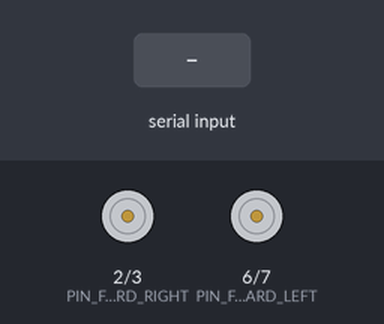
The sketch below on a simulated Arduino Mega 2560, built with avr-gcc and run on an emulated ATmega2560. On the bench: motor-driver pin pairs drawn as motors (green arrow = first pin HIGH = forward, orange = second pin HIGH = backward, longer = more drive, scaled by the enable pin). The test bench sets the inputs (shaded band).

Above: at 1.2 s.
1.3 s: "w" received over the second serial link
At 2.2 s:
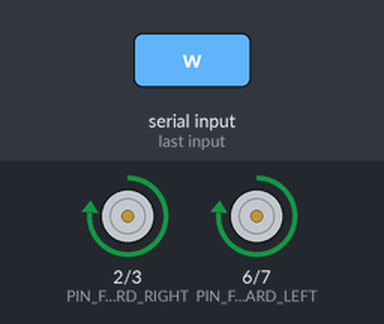
2.8 s: "s" received over the second serial link
At 3.4 s:
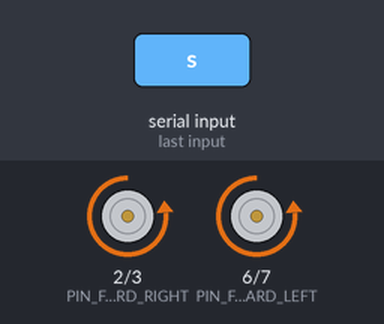
4.3 s: "a" received over the second serial link
At 5.5 s:
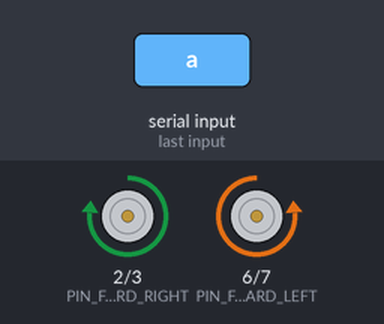
5.8 s: "d" received over the second serial link
At 6.9 s:
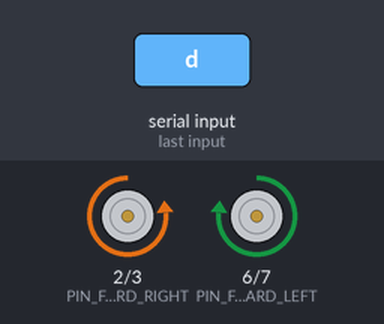
7.3 s: "1" received over the second serial link
At 8.0 s:
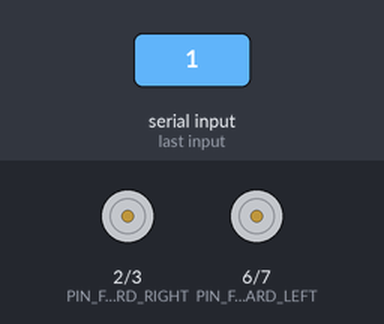
Timing chart, 0 to 9.8 s (numbered marks = the images above; inputs shaded):
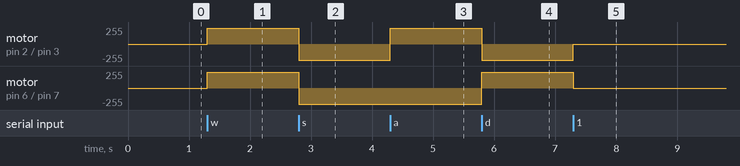

Measured:
- after the input at 1.3 s, motor on pin 2 (PIN_FORWARD_RIGHT) / pin 3 (PIN_REVERSE_RIGHT), motor on pin 6 (PIN_FORWARD_LEFT) / pin 7 (PIN_REVERSE_LEFT): stopped → forward 240/255 at once
- after the input at 2.8 s, motor on pin 2 (PIN_FORWARD_RIGHT) / pin 3 (PIN_REVERSE_RIGHT), motor on pin 6 (PIN_FORWARD_LEFT) / pin 7 (PIN_REVERSE_LEFT): forward 240/255 → backward 240/255 at once
- after the input at 4.3 s, motor on pin 2 (PIN_FORWARD_RIGHT) / pin 3 (PIN_REVERSE_RIGHT): backward 240/255 → forward 240/255 at once
- after the input at 5.8 s, motor on pin 2 (PIN_FORWARD_RIGHT) / pin 3 (PIN_REVERSE_RIGHT): forward 240/255 → backward 240/255 at once; motor on pin 6 (PIN_FORWARD_LEFT) / pin 7 (PIN_REVERSE_LEFT): backward 240/255 → forward 240/255 at once
- after the input at 7.3 s, motor on pin 2 (PIN_FORWARD_RIGHT) / pin 3 (PIN_REVERSE_RIGHT): backward 240/255 → stopped at once; motor on pin 6 (PIN_FORWARD_LEFT) / pin 7 (PIN_REVERSE_LEFT): forward 240/255 → stopped at once

The sketch:

RSATank.ino
```cpp
/*
 * Please do not change the pin numbers, feel free to change the name of the constants!
 */

/*
 * This function runs once and we have already implemented everything needed
 * for the motors and the starting sensors. Be careful if you add/remove any
 * hardware. If you need more information please check:
 *
 * https://www.arduino.cc/reference/en/language/structure/sketch/setup/
 */
void setup ()
{
  MotorSetup();
  SonarSetup();
  OpticalSetup();
  CommunicationSetup();
}

/*
 * Put the code here that you want to run repeatedly.
 */
void loop ()
{
  CommunicationUpdate();
//  CommunicationCheck();
}
```

Communication.ino
```cpp
/*
 * Pins used for the bluetooth communication
 */

const uint8_t DEF_MAX_SPEED = 240;

void MotorSpeed (char key);

// Setting up the pins related to the bluetooth module and start the Serial.
void CommunicationSetup (void)
{
  Serial1.begin(57600);
//  Serial.begin(9600); //Cable communication
}

// Update the tank as function of the inputted char in serial.
void CommunicationUpdate (void)
{
//  // Get keypress sent by python ( for wired communication only ) comment it out if not needed.
  if(Serial1.available() > 0)
  {
    int key = Serial1.read();
    Serial1.println(char(key));  // DEBUG
    MotorSpeed(key);
  }

//  // Get keypress sent by python ( for wired communication only ) comment it out if not needed.
//if(Serial.available() > 0)
//  {
//    int key = Serial1.read();
//    Serial1.println(char(key));  // DEBUG
//    MotorSpeed(key);
//  }
//
}

// Change the motor speed depending on the inputted cchar.
void MotorSpeed (char key)
{
 switch (key)
 {
   case 'w':
//     Serial.println("Moving forward");
     MoveForward(DEF_MAX_SPEED);
     break;
   case 's':
//     Serial.println("Moving backward");
     MoveBackward(DEF_MAX_SPEED);
     break;
   case 'a':
//     Serial.println("Turning left");
     TurnLeft(DEF_MAX_SPEED);
     break;
   case 'd':
//     Serial.println("Turning right");
     TurnRight(DEF_MAX_SPEED);
     break;
   default:
//     Serial.println("Invalid char was received");
     StopMotors();
     //break;
  }
}

//void CommunicationCheck(void)
//{
//  if (OpticalLeftAbsorbed())
////    Serial.println("LEFT");
//  if (OpticalRightAbsorbed())
////  Serial.println("RIGHT");
//}
```

Motor.ino
```cpp
/*
 * Pins used for the Left motor
 */
#define PIN_ENABLE_LEFT 24
#define PIN_REVERSE_LEFT 7
#define PIN_FORWARD_LEFT 6

/*
 * Pins used for the right motor
 */
#define PIN_ENABLE_RIGHT 25
#define PIN_REVERSE_RIGHT 3
#define PIN_FORWARD_RIGHT 2

#define NO_OF_DIRECTIONS 4

#define MOTOR_CODE_RESET 0b0000
#define MOTOR_CODE_FORWARD 0b1100
#define MOTOR_CODE_REVERSE 0b0011
#define MOTOR_CODE_LEFT 0b0110
#define MOTOR_CODE_RIGHT 0b1001

uint8_t motor_directions[NO_OF_DIRECTIONS];

/*
 * Function Prototypes
 */
void StartMotors(void);
void SetMotors(uint8_t motor_code, uint8_t motor_power);
bool VerifyPower(String motor_direction, uint8_t motor_power);

/*
 * Setting up the pins related to the motors and initiate the array of motor pins responsible for the motor speed.
 */
void MotorSetup(void)
{
  // Setup left motor
  pinMode(PIN_ENABLE_LEFT, OUTPUT);
  pinMode(PIN_REVERSE_LEFT, OUTPUT);
  pinMode(PIN_FORWARD_LEFT, OUTPUT);

  // Setup right motor
  pinMode(PIN_ENABLE_RIGHT, OUTPUT);
  pinMode(PIN_REVERSE_RIGHT, OUTPUT);
  pinMode(PIN_FORWARD_RIGHT, OUTPUT);

  motor_directions[3] = PIN_FORWARD_LEFT;
  motor_directions[2] = PIN_FORWARD_RIGHT;
  motor_directions[1] = PIN_REVERSE_LEFT;
  motor_directions[0] = PIN_REVERSE_RIGHT;

  // Default for now:
  StartMotors();
}

/*
 * Function that moves the tank forward
 *
 * <param name='power'> Power between 0 and 255, which will be used to move the motors</param>
 */

// TODO: parameter datatype to uint8_t
void MoveForward(uint8_t power)
{
  //  if (VerifyPower("Forward", power)) return;
  SetMotors(MOTOR_CODE_FORWARD, power);
  StartMotors();
}
/*
 * Function that moves the tank backward
 *
 * <param name='power'> Power between 0 and 255, which will be used to move the motors</param>
 */
void MoveBackward(uint8_t power)
{
  //  if (VerifyPower("REVERSE", power)) return;
  SetMotors(MOTOR_CODE_REVERSE, power);
  StartMotors();
}

/*
 * Function that turns the tank to the left in place
 *
 * <param name='power'> Power between 0 and 255, which will be used to move the motors</param>
 */
void TurnLeft(uint8_t power)
{
  //  if (VerifyPower("Left", power)) return;
  SetMotors(MOTOR_CODE_LEFT, power);
  StartMotors();
}

/*
 * Function that turns the tank to the right in place
 *
 * <param name='power'> Power between 0 and 255, which will be used to move the motors</param>
 */
void TurnRight(uint8_t power)
{
  //   if (VerifyPower("Right", power)) return;
  SetMotors(MOTOR_CODE_RIGHT, power);
  StartMotors();
}

// Set the enable pins of both motors to LOW, abruptly stopping the motors. Then reset the motor speed of both motors to zero.
void StopMotors(void)
{
  digitalWrite(PIN_ENABLE_LEFT, LOW);
  digitalWrite(PIN_ENABLE_RIGHT, LOW);
  SetMotors(MOTOR_CODE_RESET, 0);
}

// Set the enable pins of both motors to HIGH so that it may run.
void StartMotors(void)
{
  digitalWrite(PIN_ENABLE_LEFT, HIGH);
  digitalWrite(PIN_ENABLE_RIGHT, HIGH);
}

// Set the motor speeds as function of the direction (as motor code MOTOR_CODE_*) and the power.
void SetMotors(uint8_t motor_code, uint8_t motor_power)
{
  for (uint8_t i = 0; i < NO_OF_DIRECTIONS; i++)
  {
    uint8_t motor_speed = ((motor_code >> i) & 0b1) * motor_power;
    analogWrite(motor_directions[i], motor_speed);
  }
}

// Verify whether the inputted value as power is admittable, therefore not lower than zero or higher than 255.
// Not necessary when the input has datatype uint8_t/8-bit, meaning the value is never higher than 255.
bool VerifyPower(String motor_direction, uint8_t motor_power)
{
  Serial.println("Invalid speed for moving " + motor_direction + ": " + motor_power); // Move to Communication Tab
  return (motor_power < 0 || motor_power > 255);
}
```

Optical.ino
```cpp
/*
 * Pins used for the infrared sensors
 */
#define PIN_OPTICAL_LEFT 8
#define PIN_OPTICAL_RIGHT 9

// Setting up the pins related to the optical sensor. But pins are digital inputs.
void OpticalSetup (void)
{
  pinMode(PIN_OPTICAL_LEFT, INPUT);
  pinMode(PIN_OPTICAL_RIGHT, INPUT);
}
```

Sonar.ino
```cpp
/*
 * Pins used for the sonar (sensor to measure distance)
 */
#define PIN_SONAR_TRIGGER 23
#define PIN_SONAR_ECHO 22

const float SONAR_SPEED = 0.034 / 2.0; // in centimetres/second

/*
 * Setting up the pins related to the sonar sensor.
 */
void SonarSetup (void)
{
  pinMode(PIN_SONAR_TRIGGER, OUTPUT);
  pinMode(PIN_SONAR_ECHO, INPUT);

  digitalWrite(PIN_SONAR_TRIGGER, LOW);
}
```
